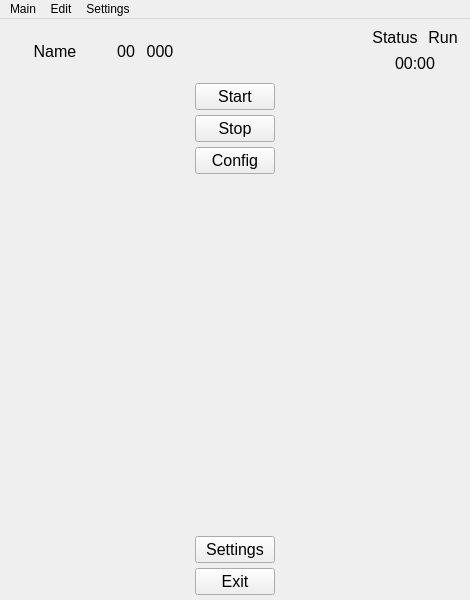
<?xml version="1.0" encoding="UTF-8"?>
<ui version="4.0">
 <class>MainWindow</class>
 <widget class="QMainWindow" name="MainWindow">
  <property name="geometry">
   <rect>
    <x>0</x>
    <y>0</y>
    <width>470</width>
    <height>600</height>
   </rect>
  </property>
  <property name="windowTitle">
   <string>MainWindow</string>
  </property>
  <widget class="QWidget" name="centralwidget">
   <layout class="QVBoxLayout" name="center">
     <property name="spacing">
      <number>5</number>
     </property>
     <property name="leftMargin">
      <number>5</number>
     </property>
     <property name="topMargin">
      <number>5</number>
     </property>
     <property name="rightMargin">
      <number>5</number>
     </property>
     <property name="bottomMargin">
      <number>5</number>
     </property>
     <item>
      <layout class="QHBoxLayout" name="horizontalLayout_up">
       <item>
        <layout class="QHBoxLayout" name="horizontalLayout_car">
         <property name="spacing">
          <number>10</number>
         </property>
         <item>
          <widget class="QLabel" name="label_name_car">
           <property name="minimumSize">
            <size>
             <width>100</width>
             <height>20</height>
            </size>
           </property>
           <property name="maximumSize">
            <size>
             <width>200</width>
             <height>40</height>
            </size>
           </property>
           <property name="font">
            <font>
             <pointsize>12</pointsize>
            </font>
           </property>
           <property name="text">
            <string>Name</string>
           </property>
           <property name="alignment">
            <set>Qt::AlignCenter</set>
           </property>
          </widget>
         </item>
         <item>
          <widget class="QLabel" name="label_class_car">
           <property name="minimumSize">
            <size>
             <width>20</width>
             <height>20</height>
            </size>
           </property>
           <property name="maximumSize">
            <size>
             <width>40</width>
             <height>40</height>
            </size>
           </property>
           <property name="font">
            <font>
             <pointsize>12</pointsize>
            </font>
           </property>
           <property name="text">
            <string>00</string>
           </property>
           <property name="alignment">
            <set>Qt::AlignRight|Qt::AlignTrailing|Qt::AlignVCenter</set>
           </property>
          </widget>
         </item>
         <item>
          <widget class="QLabel" name="label_class_number">
           <property name="minimumSize">
            <size>
             <width>30</width>
             <height>20</height>
            </size>
           </property>
           <property name="maximumSize">
            <size>
             <width>40</width>
             <height>40</height>
            </size>
           </property>
           <property name="font">
            <font>
             <pointsize>12</pointsize>
            </font>
           </property>
           <property name="text">
            <string>000</string>
           </property>
           <property name="alignment">
            <set>Qt::AlignCenter</set>
           </property>
          </widget>
         </item>
        </layout>
       </item>
       <item>
        <spacer name="horizontalSpacer">
         <property name="orientation">
          <enum>Qt::Horizontal</enum>
         </property>
         <property name="sizeHint" stdset="0">
          <size>
           <width>40</width>
           <height>20</height>
          </size>
         </property>
        </spacer>
       </item>
       <item>
        <layout class="QVBoxLayout" name="verticalLayout_status_time">
         <property name="spacing">
          <number>5</number>
         </property>
         <property name="leftMargin">
          <number>5</number>
         </property>
         <property name="topMargin">
          <number>2</number>
         </property>
         <property name="rightMargin">
          <number>5</number>
         </property>
         <property name="bottomMargin">
          <number>5</number>
         </property>
         <item>
          <layout class="QHBoxLayout" name="horizontalLayout_status">
           <property name="spacing">
            <number>10</number>
           </property>
           <property name="leftMargin">
            <number>2</number>
           </property>
           <property name="topMargin">
            <number>2</number>
           </property>
           <property name="rightMargin">
            <number>2</number>
           </property>
           <property name="bottomMargin">
            <number>2</number>
           </property>
           <item>
            <widget class="QLabel" name="label_3">
             <property name="font">
              <font>
               <pointsize>12</pointsize>
              </font>
             </property>
             <property name="text">
              <string>Status</string>
             </property>
             <property name="alignment">
              <set>Qt::AlignCenter</set>
             </property>
            </widget>
           </item>
           <item>
            <widget class="QLabel" name="label_4">
             <property name="font">
              <font>
               <pointsize>12</pointsize>
              </font>
             </property>
             <property name="text">
              <string>Run</string>
             </property>
             <property name="alignment">
              <set>Qt::AlignCenter</set>
             </property>
            </widget>
           </item>
          </layout>
         </item>
         <item>
          <widget class="QLabel" name="label_6">
           <property name="maximumSize">
            <size>
             <width>16777215</width>
             <height>30</height>
            </size>
           </property>
           <property name="font">
            <font>
             <pointsize>12</pointsize>
            </font>
           </property>
           <property name="text">
            <string>00:00</string>
           </property>
           <property name="alignment">
            <set>Qt::AlignCenter</set>
           </property>
          </widget>
         </item>
        </layout>
       </item>
      </layout>
     </item>
     <item>
      <layout class="QVBoxLayout" name="verticalLayout_buttons">
       <item alignment="Qt::AlignHCenter">
        <widget class="QPushButton" name="pushButton_Start">
         <property name="sizePolicy">
          <sizepolicy hsizetype="Maximum" vsizetype="Minimum">
           <horstretch>0</horstretch>
           <verstretch>0</verstretch>
          </sizepolicy>
         </property>
         <property name="minimumSize">
          <size>
           <width>80</width>
           <height>20</height>
          </size>
         </property>
         <property name="maximumSize">
          <size>
           <width>180</width>
           <height>40</height>
          </size>
         </property>
         <property name="font">
          <font>
           <pointsize>12</pointsize>
          </font>
         </property>
         <property name="text">
          <string>Start</string>
         </property>
        </widget>
       </item>
       <item alignment="Qt::AlignHCenter">
        <widget class="QPushButton" name="pushButton_Stop">
         <property name="sizePolicy">
          <sizepolicy hsizetype="Maximum" vsizetype="Minimum">
           <horstretch>0</horstretch>
           <verstretch>0</verstretch>
          </sizepolicy>
         </property>
         <property name="minimumSize">
          <size>
           <width>80</width>
           <height>20</height>
          </size>
         </property>
         <property name="maximumSize">
          <size>
           <width>180</width>
           <height>40</height>
          </size>
         </property>
         <property name="font">
          <font>
           <pointsize>12</pointsize>
          </font>
         </property>
         <property name="text">
          <string>Stop</string>
         </property>
        </widget>
       </item>
       <item alignment="Qt::AlignHCenter">
        <widget class="QPushButton" name="pushButton_Config">
         <property name="sizePolicy">
          <sizepolicy hsizetype="Minimum" vsizetype="Minimum">
           <horstretch>0</horstretch>
           <verstretch>0</verstretch>
          </sizepolicy>
         </property>
         <property name="minimumSize">
          <size>
           <width>80</width>
           <height>20</height>
          </size>
         </property>
         <property name="maximumSize">
          <size>
           <width>180</width>
           <height>40</height>
          </size>
         </property>
         <property name="font">
          <font>
           <pointsize>12</pointsize>
          </font>
         </property>
         <property name="text">
          <string>Config</string>
         </property>
        </widget>
       </item>
       <item>
        <spacer name="verticalSpacer_buttons">
         <property name="orientation">
          <enum>Qt::Vertical</enum>
         </property>
         <property name="sizeHint" stdset="0">
          <size>
           <width>20</width>
           <height>40</height>
          </size>
         </property>
        </spacer>
       </item>
       <item alignment="Qt::AlignHCenter">
        <widget class="QPushButton" name="pushButton_Settings">
         <property name="sizePolicy">
          <sizepolicy hsizetype="Minimum" vsizetype="Minimum">
           <horstretch>0</horstretch>
           <verstretch>0</verstretch>
          </sizepolicy>
         </property>
         <property name="minimumSize">
          <size>
           <width>80</width>
           <height>20</height>
          </size>
         </property>
         <property name="maximumSize">
          <size>
           <width>180</width>
           <height>40</height>
          </size>
         </property>
         <property name="font">
          <font>
           <pointsize>12</pointsize>
          </font>
         </property>
         <property name="text">
          <string>Settings</string>
         </property>
        </widget>
       </item>
       <item alignment="Qt::AlignHCenter">
        <widget class="QPushButton" name="pushButton_Exit">
         <property name="sizePolicy">
          <sizepolicy hsizetype="Minimum" vsizetype="Minimum">
           <horstretch>0</horstretch>
           <verstretch>0</verstretch>
          </sizepolicy>
         </property>
         <property name="minimumSize">
          <size>
           <width>80</width>
           <height>20</height>
          </size>
         </property>
         <property name="maximumSize">
          <size>
           <width>180</width>
           <height>40</height>
          </size>
         </property>
         <property name="font">
          <font>
           <pointsize>12</pointsize>
          </font>
         </property>
         <property name="text">
          <string>Exit</string>
         </property>
        </widget>
       </item>
      </layout>
     </item>
    </layout>
  </widget>
  <widget class="QMenuBar" name="menuBar">
   <property name="geometry">
    <rect>
     <x>0</x>
     <y>0</y>
     <width>470</width>
     <height>21</height>
    </rect>
   </property>
   <property name="defaultUp">
    <bool>false</bool>
   </property>
   <widget class="QMenu" name="menuMenu">
    <property name="title">
     <string>Main</string>
    </property>
   </widget>
   <widget class="QMenu" name="menuEdit">
    <property name="title">
     <string>Edit</string>
    </property>
    <addaction name="separator"/>
    <addaction name="actionCar"/>
    <addaction name="actionTuning"/>
   </widget>
   <widget class="QMenu" name="menuSettings">
    <property name="title">
     <string>Settings</string>
    </property>
   </widget>
   <addaction name="menuMenu"/>
   <addaction name="menuEdit"/>
   <addaction name="menuSettings"/>
  </widget>
  <action name="actionCar">
   <property name="text">
    <string>Car</string>
   </property>
  </action>
  <action name="actionTuning">
   <property name="text">
    <string>Tuning</string>
   </property>
  </action>
 </widget>
 <resources/>
 <connections/>
</ui>
